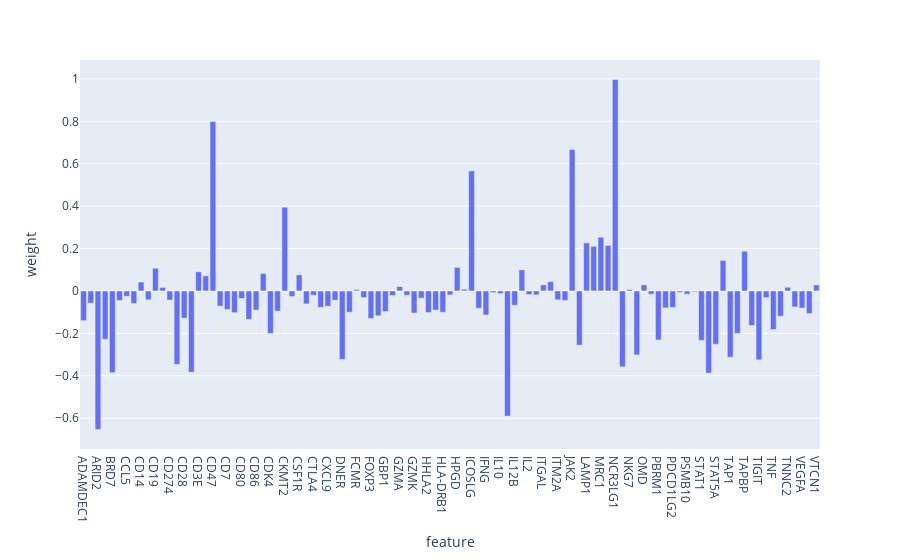

Notebook code for this chart:
### Markdown cell above
## Binary classification
We tried to interpret the binary classificator for tumor and non-tumor samples in order to identify important features for each class.

### Code cell
X_train_brain, X_test_brain, y_train_brain, y_test_brain = train_test_split(X, y_brain, test_size=test_size, random_state=random_seed)
y_train_brain_labelled = np.array([brain_mapping[idx] for idx in y_train_brain])

logreg = LogisticRegression(random_state=random_seed, max_iter=1000)
scaler = StandardScaler()
X_train_brain_scaled = scaler.fit_transform(X_train_brain)
X_test_brain_scaled = scaler.transform(X_test_brain)
logreg.fit(X_train_brain_scaled, y_train_brain)

df_interpret = pd.DataFrame({'feature': df_dataset.columns, 'weight': logreg.coef_.squeeze()})
df_interpret.head()

y_pred_brain = logreg.predict(X_test_brain_scaled)
f1 = f1_score(y_test_brain, y_pred_brain, average='macro')
print(f'F1 macro: {f1}')

fig = px.bar(df_interpret, x='feature', y='weight')
fig.show()

### Figure 1 — Plotly figure (JSON) as saved in the notebook; plotly's stock layout.template omitted (floating-point values rounded to 4 significant figures)
{"data": [{"alignmentgroup": "True", "hovertemplate": "feature=%{x}<br>weight=%{y}<extra></extra>", "legendgroup": "", "marker": {"color": "#636efa", "pattern": {"shape": ""}}, "name": "", "offsetgroup": "", "orientation": "v", "showlegend": false, "textposition": "auto", "type": "bar", "x": ["ADAMDEC1", "APOL3", "ARID2", "B2M", "BRD7", "CCL4", "CCL5", "CCR4", "CD14", "CD163", "CD19", "CD27", "CD274", "CD276", "CD28", "CD38", "CD3E", "CD4", "CD47", "CD68", "CD7", "CD74", "CD80", "CD84", "CD86", "CD8A", "CDK4", "CHAD", "CKMT2", "CMKLR1", "CSF1R", "CSF2", "CTLA4", "CXCL10", "CXCL9", "CXCR6", "DNER", "FASLG", "FCMR", "FGL2", "FOXP3", "FZR1", "GBP1", "GPR171", "GZMA", "GZMB", "GZMK", "HAVCR2", "HHLA2", "HLA-DQA1", "HLA-DRB1", "HLA-E", "HPGD", "ICOS", "ICOSLG", "IDO1", "IFNG", "IGL", "IL10", "IL12A", "IL12B", "IL17A", "IL2", "IL4", "ITGAL", "ITGAM", "ITM2A", "JAK1", "JAK2", "LAG3", "LAMP1", "LCK", "MRC1", "MS4A1", "NCR3LG1", "NFKB1", "NKG7", "NT5E", "OMD", "OR7A5", "PBRM1", "PDCD1", "PDCD1LG2", "PRKCA", "PSMB10", "SPOP", "STAT1", "STAT3", "STAT5A", "STING1", "TAP1", "TAP2", "TAPBP", "TGFB1", "TIGIT", "TLR8", "TNF", "TNFRSF9", "TNNC2", "TNXB", "VEGFA", "VSIR", "VTCN1"], "xaxis": "x", "y": [-0.1401, -0.05712, -0.6536, -0.2278, -0.3856, -0.04492, -0.02523, -0.05888, 0.04196, -0.04157, 0.1072, 0.01672, -0.04259, -0.3464, -0.1282, -0.383, 0.09038, 0.07138, 0.799, -0.07133, -0.08747, -0.1024, -0.03552, -0.1336, -0.09018, 0.08216, -0.2005, -0.095, 0.395, -0.02612, 0.07592, -0.06096, -0.0202, -0.07752, -0.07197, -0.04353, -0.3227, -0.1001, 0.006587, -0.03086, -0.13, -0.1172, -0.09707, -0.02095, 0.02079, -0.01996, -0.1042, -0.03386, -0.1017, -0.08997, -0.1003, -0.01833, 0.1111, 0.008332, 0.5663, -0.08158, -0.1134, -0.008023, -0.01269, -0.59, -0.06739, 0.09947, -0.01681, -0.0184, 0.02871, 0.0439, -0.04177, -0.04525, 0.6666, -0.2557, 0.2269, 0.2103, 0.2535, 0.2147, 0.9975, -0.3579, 0.006905, -0.3015, 0.02879, -0.01537, -0.231, -0.07965, -0.07757, -0.007073, -0.01547, -0.003846, -0.2332, -0.3874, -0.2514, 0.1439, -0.3124, -0.2006, 0.1875, -0.1624, -0.3248, -0.03128, -0.1816, -0.1191, 0.01737, -0.07535, -0.08076, -0.1064, 0.02829], "yaxis": "y"}], "layout": {"barmode": "relative", "legend": {"tracegroupgap": 0}, "margin": {"t": 60}, "xaxis": {"anchor": "y", "domain": [0, 1], "title": {"text": "feature"}}, "yaxis": {"anchor": "x", "domain": [0, 1], "title": {"text": "weight"}}}}
